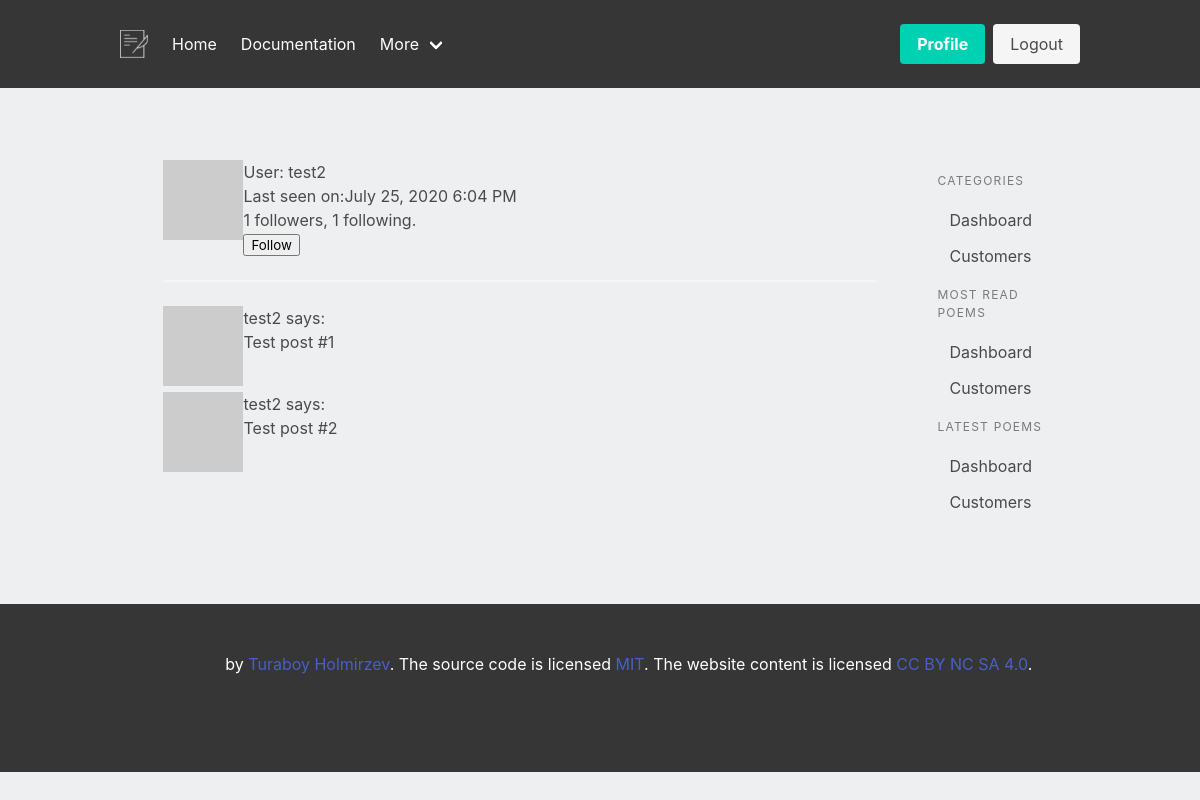
The app's page /users/user/test2 (signed in), older data.
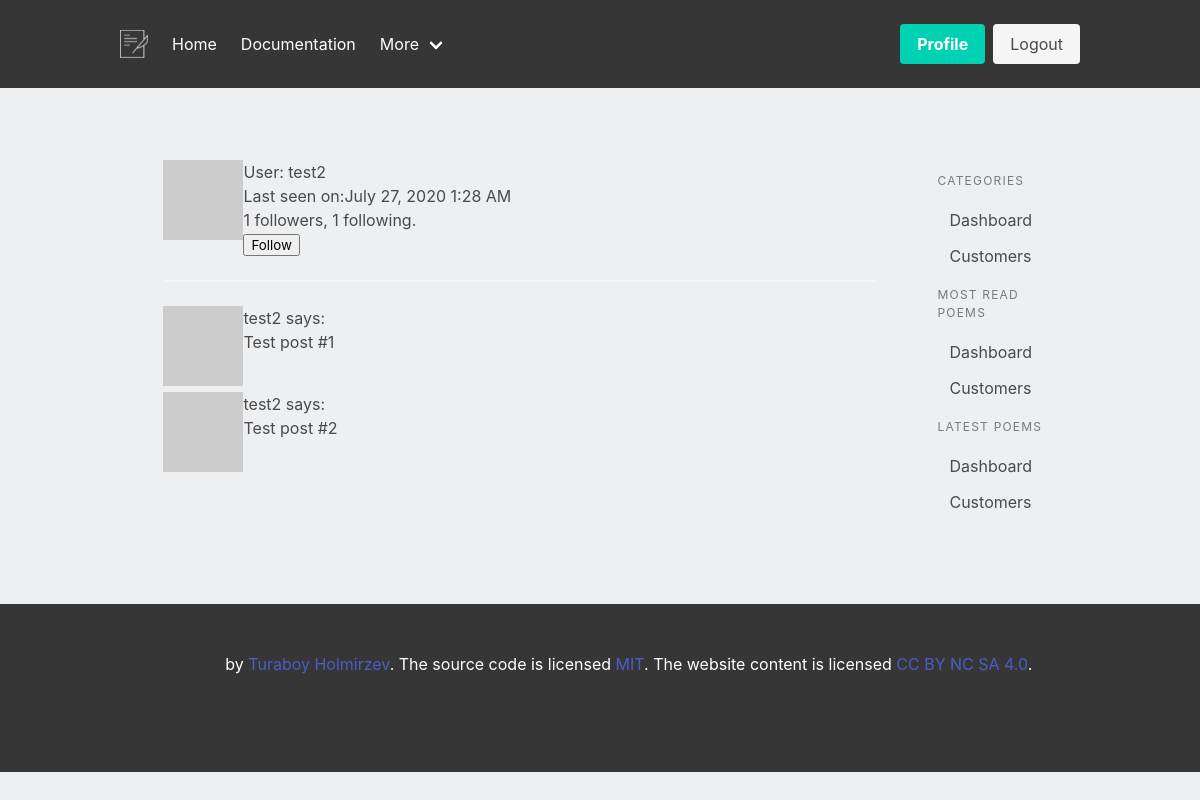
The same page, newer data.
### app/models.py (models this page shows, shortened)
class User(UserMixin, db.Model):
    id = db.Column(db.Integer, primary_key=True)
    username = db.Column(db.String(64), index=True, unique=True)
    email = db.Column(db.String(120), index=True, unique=True)
    image_file = db.Column(db.String(120), nullable=True)
    password_hash = db.Column(db.String(128))
    about_me = db.Column(db.String(140))
    last_seen = db.Column(db.DateTime, default=datetime.utcnow)
    poems = db.relationship('Poem', backref='author', lazy='dynamic')
    followed = db.relationship(
        'User', secondary=followers,
        primaryjoin=(followers.c.follower_id == id),
        secondaryjoin=(followers.c.followed_id == id),
        backref=db.backref('followers', lazy='dynamic'), lazy='dynamic')
    def is_following(self, user):
        return self.followed.filter(
            followers.c.followed_id == user.id).count() > 0
    def avatar(self, size):
        digest = md5(self.email.lower().encode('utf-8')).hexdigest()
        return 'https://www.gravatar.com/avatar/{}?d=identicon&s={}'.format(
            digest, size)

### app/users/routes.py (the view)
@bp.route('/user/<username>')
@login_required
def user(username):
    user = User.query.filter_by(username=username).first_or_404()
    poems = [
        {'author': user, 'body': 'Test post #1'},
        {'author': user, 'body': 'Test post #2'}
    ]
    if current_user.image_file:
        image_file = url_for('static', filename='profile_pics/' + current_user.image_file)
    else:
        image_file = None
    form = EmptyForm()
    return render_template('users/user.html', user=user, poems=poems, image_file=image_file, form=form)

### app/users/forms.py
class EmptyForm(FlaskForm):
    submit = SubmitField('Submit')

### app/models.py (called while the page is built)
@login.user_loader
def load_user(id):
    return User.query.get(int(id))

### app/templates/users/user.html (shortened to what this page needs)
{% extends "base.html" %}
{% block content %}
    <table>
        <tr valign="top">
            {% if image_file %}
            <td><img src="{{ image_file }}"></td>
            {% else %}
            <td><img src="{{ user.avatar(128) }}"></td>
            {% endif %}
            <td>
                <h1>User: {{ user.username }}</h1>
                {% if user.last_seen %}<p>Last seen on:{{ moment(user.last_seen).format('LLL') }}</p>{% endif %}
                <p>{{ user.followers.count() }} followers, {{ user.followed.count() }} following.</p>
                {% if user == current_user %}
                <p><a href="{{ url_for('users.edit_profile') }}">Edit your profile</a></p>
                {% elif not current_user.is_following(user) %}
                <p>
                    <form action="{{ url_for('users.follow', username=user.username) }}" method="post">
                        {{ form.submit(value='Follow') }}
                    </form>
                </p>
                {% endif %}
            </td>
        </tr>
    </table>
    <hr>
    {% for poem in poems %}
    <table>
        <tr valign="top">
            {% if image_file  %}
            <td><img src="{{ image_file }} " class="img-thumbnail" style="width: 40px; height: 40px;" ></td>
            {% else %}
            <td><img src="{{ user.avatar(48) }}"></td>
            {% endif %}
            <td>{{ poem.author.username }} says:<br>{{ poem.body }}</td>
        </tr>
    </table>
    {% endfor %}
{% endblock %}

### app/templates/base.html (shortened to what this page needs)
<!DOCTYPE html>
<html style="background-color: #edeff0;">
    <head>
        <link rel="stylesheet" href="https://cdn.jsdelivr.net/npm/bulma@0.9.0/css/bulma.min.css">
        <link rel="stylesheet" href="{{ url_for('static', filename='main.css') }}" >
    </head>
    <body>
        <header>
            {% include "partials/nav.html" %}
        </header>
        <main class="section">
            <div class="container">
                <div class="columns">
                    <div class="column"></div>
                    <div class="column is-three-quarters">
                    {% block content %}{% endblock %}
                    </div>
                    <div class="column section is-hidden-mobile">
                        {% include "partials/aside.html" %}
                    </div>
                </div>
            </div>
        </main>
        <footer class="footer has-background-dark">
            <div class="content has-text-centered has-text-white">
              <p>
                <strong>Poems</strong> by <a href="#">Turaboy Holmirzev</a>. The source code is licensed
                <a href="#">MIT</a>. The website content
                is licensed <a href="#">CC BY NC SA 4.0</a>.
              </p>
            </div>
        </footer>
    </body>
</html>

### app/templates/partials/nav.html (shortened to what this page needs)
<nav class="navbar is-dark is-spaced" role="navigation" aria-label="main navigation">
  <div class="container">
      <div class="navbar-brand">
          <a class="navbar-item" href="{{ url_for('main.index') }}">
            <img class="image" src="{{ url_for('static', filename='brand3.png') }}">
          </a>
        </div>
        <div id="navbarBasicExample" class="navbar-menu">
          <div class="navbar-start">
            <a class="navbar-item" href="{{ url_for('main.index') }}">
              Home
            </a>
            <a class="navbar-item" href="#">
              Documentation
            </a>
            <div class="navbar-item has-dropdown is-hoverable">
              <a class="navbar-link">
                More
              </a>
            </div>
          </div>
          <div class="navbar-end">
            <div class="navbar-item">
              <div class="buttons">
                  {% if current_user.is_authenticated %}
                      <a class="button is-primary" href="{{ url_for('users.user', username=current_user.username) }}">
                          <strong>Profile</strong>
                      </a>
                      <a class="button is-light" href="{{ url_for('auth.logout') }}">
                          Logout
                      </a>
                  {% endif %}
              </div>
            </div>
          </div>
        </div>
  </div>
</nav>

### app/templates/partials/aside.html
<aside class="menu">
    <p class="menu-label">
      Categories
    </p>
    <ul class="menu-list">
      <li><a>Dashboard</a></li>
      <li><a>Customers</a></li>
    </ul>
    <p class="menu-label">
        Most Read Poems
      </p>
      <ul class="menu-list">
        <li><a>Dashboard</a></li>
        <li><a>Customers</a></li>
      </ul>
      <p class="menu-label">
        Latest Poems
      </p>
      <ul class="menu-list">
        <li><a>Dashboard</a></li>
        <li><a>Customers</a></li>
      </ul>
</aside>

Row changes from the older to the newer data that the page shows:
changed User "test2": last_seen "July 25, 2020 6:04 PM" → "July 27, 2020 1:28 AM"
